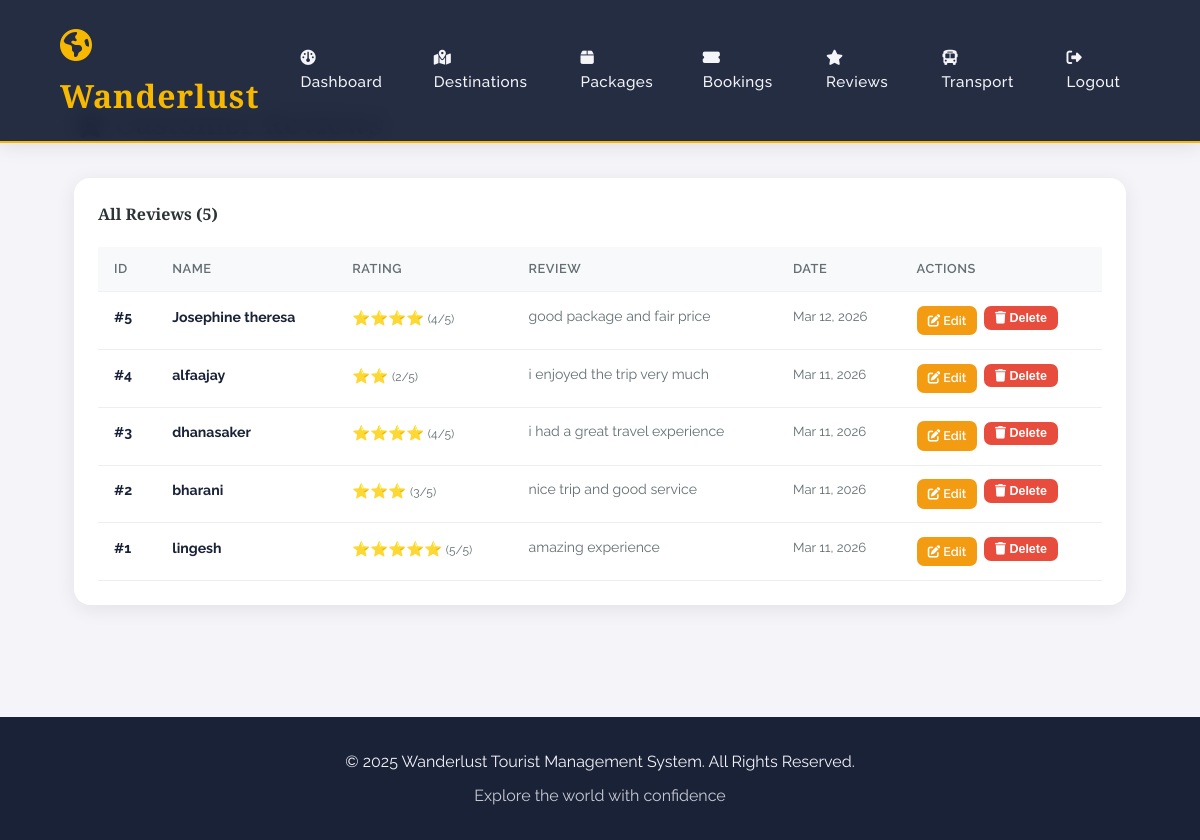
Screenshot of /admin/reviews (signed in) with the database file from the repository.
### app.py (models this page shows)
class Review(db.Model):
    id = db.Column(db.Integer, primary_key=True)
    user_id = db.Column(db.Integer, db.ForeignKey('user.id'), nullable=False)
    name = db.Column(db.String(100), nullable=False)
    review_text = db.Column(db.Text, nullable=False)
    rating = db.Column(db.Integer, default=5)
    created_at = db.Column(db.DateTime, default=datetime.utcnow)

### app.py (the view)
@app.route('/admin/reviews')
def admin_reviews():
    if not admin_required():
        return redirect(url_for('admin_login'))
    all_rev = Review.query.order_by(Review.created_at.desc()).all()
    return render_template('admin_reviews.html', reviews=all_rev)

### app.py (called while the page is built)
def admin_required():
    return 'user_id' in session and session.get('is_admin')

### templates/admin_reviews.html (shortened to what this page needs)
{% extends "base.html" %}
{% block content %}
<div class="admin-page">
    <div class="page-header">
        <h2> Customer Reviews</h2>
    </div>
    <div class="reviews-table">
        <h3 style="margin-bottom:1.2rem; font-size:1rem; color:#2d3436;">All Reviews ({{ reviews|length }})</h3>
        {% if reviews %}
        <table>
            <thead>
                <tr><th>ID</th><th>Name</th><th>Rating</th><th>Review</th><th>Date</th><th>Actions</th></tr>
            </thead>
            <tbody>
            {% for r in reviews %}
            <tr>
                <td><strong>#{{ r.id }}</strong></td>
                <td><strong>{{ r.name }}</strong></td>
                <td>
                    <div class="stars">
                        {% for i in range(r.rating) %}⭐{% endfor %}
                        <small style="color:#636e72;">({{ r.rating }}/5)</small>
                    </div>
                </td>
                <td class="review-text">{{ r.review_text }}</td>
                <td style="color:#636e72; font-size:0.82rem; white-space:nowrap;">{{ r.created_at.strftime('%b %d, %Y') }}</td>
                <td>
                    <div class="action-btns">
                        <a href="{{ url_for('admin_reviews_edit', id=r.id) }}" class="btn-edit"><i class="fas fa-edit"></i> Edit</a>
                        <form method="POST" action="{{ url_for('admin_reviews_delete', id=r.id) }}" style="display:inline;" onsubmit="return confirm('Delete this review?')">
                            <button type="submit" class="btn-delete"><i class="fas fa-trash"></i> Delete</button>
                        </form>
                    </div>
                </td>
            </tr>
            {% endfor %}
            </tbody>
        </table>
        {% else %}
        <div class="empty-state">
            <i class="fas fa-comment-slash" style="font-size:3rem; color:#dfe6e9; display:block; margin-bottom:1rem;"></i>
            No reviews yet.
        </div>
        {% endif %}
    </div>
</div>
{% endblock %}

### static/css/style.css (style rules this page uses)
:root { --primary: #FF6B35; --secondary: #004E89; --accent: #F7B801; --dark: #1A2238; --light: #F4F4F9; --success: #2A9D8F; --error: #E76F51; --gradient-main: linear-gradient(135deg, #667eea 0%, #764ba2 100%); --gradient-warm: linear-gradient(135deg, #f093fb 0%, #f5576c 100%); --gradient-ocean: linear-gradient(135deg, #4facfe 0%, #00f2fe 100%); --gradient-sunset: linear-gradient(135deg, #fa709a 0%, #fee140 100%); }
* { margin: 0; padding: 0; box-sizing: border-box; }
body { font-family: 'Raleway', sans-serif; background: var(--light); color: var(--dark); line-height: 1.6; overflow-x: hidden; }
h1, h2, h3, h4, h5 { font-family: 'Cormorant Garamond', serif; font-weight: 700; }
table { width: 100%; border-collapse: collapse; }
thead { background: var(--gradient-main); color: white; }
th { padding: 1.2rem; text-align: left; font-weight: 600; letter-spacing: 0.5px; }
td { padding: 1rem 1.2rem; border-bottom: 1px solid #eee; }

### templates/admin_reviews.html (style rules this page uses)
.admin-page { max-width:1100px; margin:0 auto; padding:100px 1.5rem 3rem; }
.page-header { display:flex; justify-content:space-between; align-items:center; margin-bottom:2rem; flex-wrap:wrap; gap:1rem; }
.page-header h2 { font-size:1.8rem; font-weight:700; color:#2d3436; }
.reviews-table { background:white; border-radius:16px; padding:1.5rem; box-shadow:0 4px 20px rgba(0,0,0,0.08); overflow-x:auto; }
table { width:100%; border-collapse:collapse; }
th { background:#f8f9fa; padding:0.75rem 1rem; text-align:left; font-size:0.8rem; text-transform:uppercase; letter-spacing:0.5px; color:#636e72; }
td { padding:0.85rem 1rem; border-top:1px solid #f0f0f0; font-size:0.88rem; vertical-align:top; }
.stars { color:#f39c12; font-size:0.9rem; white-space:nowrap; }
.review-text { max-width:350px; color:#636e72; line-height:1.5; }
.action-btns { display:flex; gap:0.4rem; }
.btn-edit { background:#f39c12; color:white; padding:0.3rem 0.7rem; border-radius:7px; text-decoration:none; font-size:0.78rem; font-weight:600; }
.btn-delete { background:#e74c3c; color:white; padding:0.3rem 0.7rem; border-radius:7px; border:none; cursor:pointer; font-size:0.78rem; font-weight:600; }

### rows the page displays
Review: id "5", name "Josephine theresa", rating "4", review_text "good package and fair price", created_at "Mar 12, 2026"
Review: id "4", name "alfaajay", rating "2", review_text "i enjoyed the trip very much", created_at "Mar 11, 2026"
Review: id "3", name "dhanasaker", rating "4", review_text "i had a great travel experience", created_at "Mar 11, 2026"
Review: id "2", name "bharani", rating "3", review_text "nice trip and good service", created_at "Mar 11, 2026"
Review: id "1", name "lingesh", rating "5", review_text "amazing experience", created_at "Mar 11, 2026"

### other values shown
{{ reviews|length }} "5"
